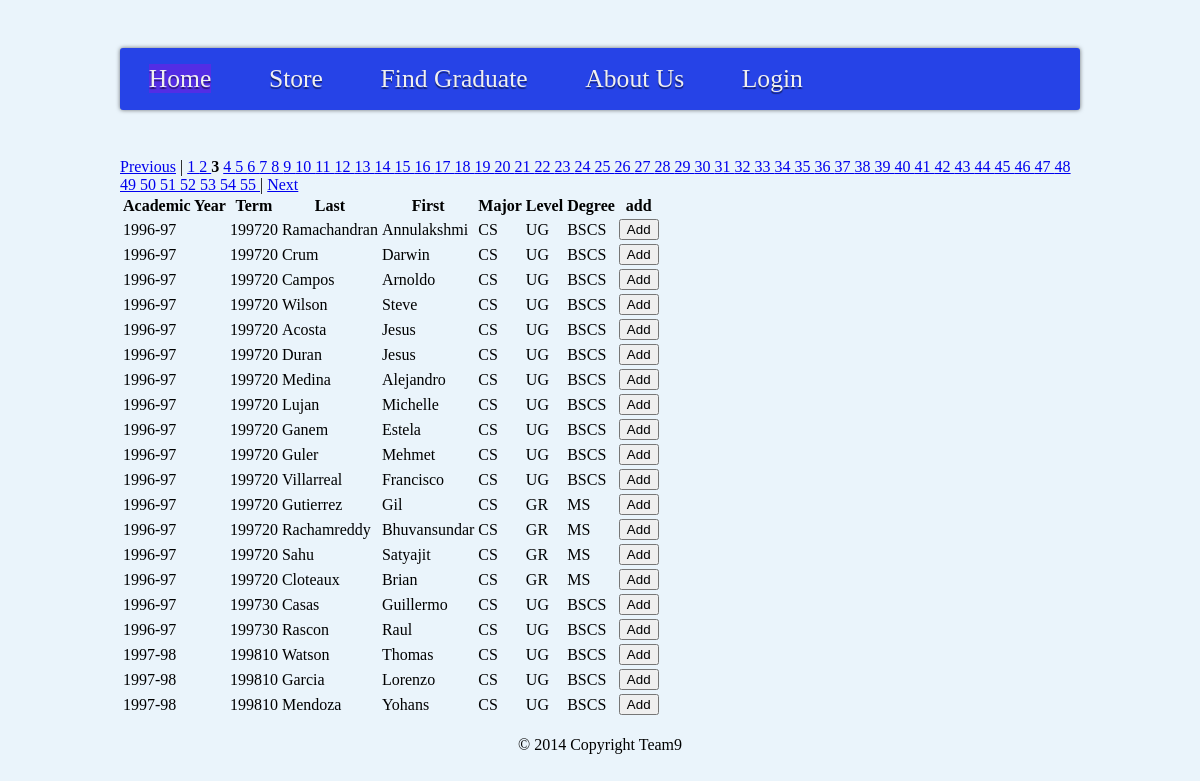
The app's page /gradList.php?page=3 with its own data.
### tables this page shows
CREATE TABLE master (
	master_id INT(11) NOT NULL AUTO_INCREMENT,
	academicyear VARCHAR(30) NULL,
	term INT(11) NULL,
	last VARCHAR(30)NULL,
	first VARCHAR(30) NULL,
	major VARCHAR(30) NULL,
	level VARCHAR(30) NULL,
	degree VARCHAR(30) NULL,
	PRIMARY KEY (master_id)
);

### gradList.php (the view, shortened to what this page needs)
<?PHP
	require_once("./include/pager.php");
	$p = new Pager;
	$limit = 20;
	$dbQuery = "";
	$start = $p->findStart($limit);
	$var = isset($_GET['searchGrad']) && $_GET['searchGrad'] != "" ? "'.*" . $_GET["searchGrad"] .".*'" : null;
	$qry = "SELECT * FROM master ";
	$qry .= $var != null ?
			" WHERE academicyear REGEXP $var or term REGEXP $var or last REGEXP $var or first REGEXP $var or major REGEXP $var or level REGEXP $var or degree REGEXP $var "
			: "";
	$count = mysql_num_rows(mysql_query($qry));
	$pages = $p->findPages($count, $limit);
	$dbQuery .= $qry . "  ORDER BY master_id ASC LIMIT " . $start . ", " . $limit;
	$result = mysql_query($dbQuery) or die("Couldn't get file list");
?>
<html>
	<head lang="en">
		<link rel="stylesheet" href="css/main.css">
		<link rel="stylesheet" href="css/table.css">
	</head>
	<body>
		<div id="navigation_container">
			<?PHP include './menu.php' ?>
		</div>
		<table  class="sortable">
				<thead>
					<tr>
						<th scope="col">Academic Year</th>
						<th scope="col">Term</th>
						<th scope="col">Last</th>
						<th scope="col">First</th>
						<th scope="col">Major</th>
						<th scope="col">Level</th>
						<th scope="col">Degree</th>
						<th scope="col">add</th>
					</tr>
				</thead>
			<?PHP
				$next_prev = $p->nextPrev($_GET['page'], $pages);
				echo "<div id='division'>" . $next_prev .  " </div>";
				while($row = mysql_fetch_assoc($result)){
					$num_rows++;?>
				<tr>
					<td>
						<?PHP echo $row['academicyear']?>
					</td>
					<td>
						<?PHP echo $row['term'] ?>
					</td>
					<td>
						<?PHP echo $row['last'] ?>
					</td>
					<td>
						<?PHP echo $row['first'] ?>
					</td>
					<td>
						<?PHP echo $row['major'] ?>
					</td>
					<td>
						<?PHP echo $row['level'] ?>
					</td>
					<td>
						<?PHP echo $row['degree'] ?>
					</td>
					<td>
							<input type="submit" name="addUser" onclick="<?PHP=$configSite->addUser(); ?>" value="Add"/>
					</td>
				</tr>
				<?PHP } ?>
		</table>
		<div>
			<?PHP include './footer.php'; ?>
		</div>
	</body>
</html>

### css/main.css (style rules this page uses)
html { background: #eaf4fb url('<span class="skimlinks-unlinked">bottom_bg.jpg</span>') bottom center no-repeat; }
body { background: transparent url('<span class="skimlinks-unlinked">top_bg.png</span>') top center no-repeat; width: 100%; height: 100%; margin: 0 0; }
#navigation_container { margin: 0 auto; width: 960px; }

### css/table.css (style rules this page uses)
thead { border-width: 1px; border-style: solid; }

### records on screen
master: academicyear "1996-97", term "199720", last "Ramachandran", first "Annulakshmi", major "CS", level "UG", degree "BSCS"
master: academicyear "1996-97", term "199720", last "Crum", first "Darwin", major "CS", level "UG", degree "BSCS"
master: academicyear "1996-97", term "199720", last "Campos", first "Arnoldo", major "CS", level "UG", degree "BSCS"
master: academicyear "1996-97", term "199720", last "Wilson", first "Steve", major "CS", level "UG", degree "BSCS"
master: academicyear "1996-97", term "199720", last "Acosta", first "Jesus", major "CS", level "UG", degree "BSCS"
master: academicyear "1996-97", term "199720", last "Duran", first "Jesus", major "CS", level "UG", degree "BSCS"
master: academicyear "1996-97", term "199720", last "Medina", first "Alejandro", major "CS", level "UG", degree "BSCS"
master: academicyear "1996-97", term "199720", last "Lujan", first "Michelle", major "CS", level "UG", degree "BSCS"
master: academicyear "1996-97", term "199720", last "Ganem", first "Estela", major "CS", level "UG", degree "BSCS"
master: academicyear "1996-97", term "199720", last "Guler", first "Mehmet", major "CS", level "UG", degree "BSCS"
master: academicyear "1996-97", term "199720", last "Villarreal", first "Francisco", major "CS", level "UG", degree "BSCS"
master: academicyear "1996-97", term "199720", last "Gutierrez", first "Gil", major "CS", level "GR", degree "MS"
master: academicyear "1996-97", term "199720", last "Rachamreddy", first "Bhuvansundar", major "CS", level "GR", degree "MS"
master: academicyear "1996-97", term "199720", last "Sahu", first "Satyajit", major "CS", level "GR", degree "MS"
master: academicyear "1996-97", term "199720", last "Cloteaux", first "Brian", major "CS", level "GR", degree "MS"
master: academicyear "1996-97", term "199730", last "Casas", first "Guillermo", major "CS", level "UG", degree "BSCS"
master: academicyear "1996-97", term "199730", last "Rascon", first "Raul", major "CS", level "UG", degree "BSCS"
master: academicyear "1997-98", term "199810", last "Watson", first "Thomas", major "CS", level "UG", degree "BSCS"
master: academicyear "1997-98", term "199810", last "Garcia", first "Lorenzo", major "CS", level "UG", degree "BSCS"
master: academicyear "1997-98", term "199810", last "Mendoza", first "Yohans", major "CS", level "UG", degree "BSCS"

### other values on screen
$next_prev "| |"
